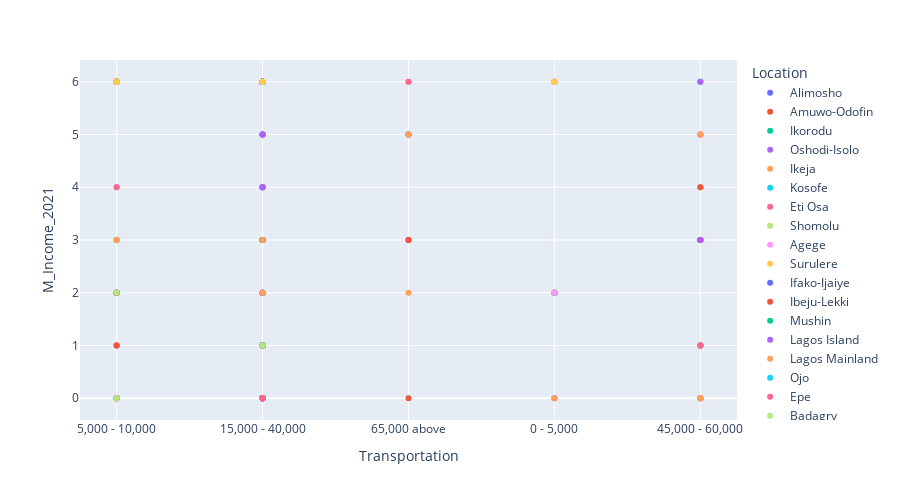

Notebook cell for this chart:
### Markdown cell above
Inference

Areas in Lagos State will be represented by three categories. The Higher Category ranging from 65,000 - 80,000, 65,000 - 90,000, and 95,000 above.  The medium Category ranging from 15,000 - 40,000 and 45,000 - 60,000, and the lower Category ranging from 0 - 5,000, and  5,000 - 10,000. 

Areas in Lagos with Higher monthly cost of Accommodation are; Lagos Island, Ikeja, Eti Osa, Surulere, Lagos Mainland, Ifako-ijaiye, and Mushin. 

Areas in Lagos state with Medium monthly cost of Accommodation are; Lagos Island, Lagos Mainland, Ibeju lekki, Apapa, Badagry, Ojo, and Epe.

While Areas in Lagos state with low monthly cost of Accommodation are; Ikorodu, Badagry, Amuuwo-odofin, Ifako-ijaiye, Mushin, Ajeromi-ifelodun and  Ikeja.

### Code cell
# plotting a scatter graph that shows the relationship between Monthly Transportation 
# and Monthly Income using year 2021.
px.scatter(cl_df, y="M_Income_2021", x="Transportation", color="Location", size_max=60, height=500,)

### Figure 1 — Plotly figure (JSON) as saved in the notebook; plotly's stock layout.template omitted (floating-point values rounded to 4 significant figures)
{"data": [{"hovertemplate": "Location=Alimosho<br>Transportation=%{x}<br>M_Income_2021=%{y}<extra></extra>", "legendgroup": "Alimosho", "marker": {"color": "#636efa", "symbol": "circle"}, "mode": "markers", "name": "Alimosho", "orientation": "v", "showlegend": true, "type": "scatter", "x": ["5,000 - 10,000", "15,000 - 40,000", "15,000 - 40,000", "15,000 - 40,000", "15,000 - 40,000", "15,000 - 40,000", "15,000 - 40,000", "5,000 - 10,000", "15,000 - 40,000", "5,000 - 10,000", "5,000 - 10,000"], "xaxis": "x", "y": [0, 6, 6, 0, 6, 6, 0, 2, 6, 0, 6], "yaxis": "y"}, {"hovertemplate": "Location=Amuwo-Odofin<br>Transportation=%{x}<br>M_Income_2021=%{y}<extra></extra>", "legendgroup": "Amuwo-Odofin", "marker": {"color": "#EF553B", "symbol": "circle"}, "mode": "markers", "name": "Amuwo-Odofin", "orientation": "v", "showlegend": true, "type": "scatter", "x": ["15,000 - 40,000", "15,000 - 40,000", "65,000 above", "15,000 - 40,000", "15,000 - 40,000", "0 - 5,000", "5,000 - 10,000", "15,000 - 40,000", "5,000 - 10,000", "5,000 - 10,000", "5,000 - 10,000", "5,000 - 10,000", "5,000 - 10,000", "0 - 5,000"], "xaxis": "x", "y": [6, 6, 5, 1, 0, 2, 2, 3, 2, 1, 6, 6, 6, 2], "yaxis": "y"}, {"hovertemplate": "Location=Ikorodu<br>Transportation=%{x}<br>M_Income_2021=%{y}<extra></extra>", "legendgroup": "Ikorodu", "marker": {"color": "#00cc96", "symbol": "circle"}, "mode": "markers", "name": "Ikorodu", "orientation": "v", "showlegend": true, "type": "scatter", "x": ["15,000 - 40,000", "65,000 above", "15,000 - 40,000", "15,000 - 40,000", "5,000 - 10,000", "15,000 - 40,000", "15,000 - 40,000", "15,000 - 40,000", "0 - 5,000", "15,000 - 40,000", "0 - 5,000", "0 - 5,000", "15,000 - 40,000", "0 - 5,000", "5,000 - 10,000", "45,000 - 60,000", "0 - 5,000", "5,000 - 10,000", "45,000 - 60,000", "5,000 - 10,000", "15,000 - 40,000", "0 - 5,000", "15,000 - 40,000", "0 - 5,000", "5,000 - 10,000"], "xaxis": "x", "y": [6, 5, 6, 3, 6, 4, 0, 6, 2, 5, 2, 2, 6, 2, 2, 3, 6, 3, 6, 2, 1, 2, 1, 2, 2], "yaxis": "y"}, {"hovertemplate": "Location=Oshodi-Isolo<br>Transportation=%{x}<br>M_Income_2021=%{y}<extra></extra>", "legendgroup": "Oshodi-Isolo", "marker": {"color": "#ab63fa", "symbol": "circle"}, "mode": "markers", "name": "Oshodi-Isolo", "orientation": "v", "showlegend": true, "type": "scatter", "x": ["15,000 - 40,000", "15,000 - 40,000", "15,000 - 40,000", "15,000 - 40,000", "45,000 - 60,000", "15,000 - 40,000", "5,000 - 10,000", "45,000 - 60,000", "15,000 - 40,000", "15,000 - 40,000"], "xaxis": "x", "y": [6, 2, 0, 6, 1, 6, 0, 4, 2, 2], "yaxis": "y"}, {"hovertemplate": "Location=Ikeja<br>Transportation=%{x}<br>M_Income_2021=%{y}<extra></extra>", "legendgroup": "Ikeja", "marker": {"color": "#FFA15A", "symbol": "circle"}, "mode": "markers", "name": "Ikeja", "orientation": "v", "showlegend": true, "type": "scatter", "x": ["15,000 - 40,000", "15,000 - 40,000", "15,000 - 40,000", "15,000 - 40,000", "65,000 above", "5,000 - 10,000", "5,000 - 10,000", "5,000 - 10,000", "15,000 - 40,000", "15,000 - 40,000", "5,000 - 10,000", "15,000 - 40,000", "45,000 - 60,000", "15,000 - 40,000", "15,000 - 40,000", "45,000 - 60,000", "45,000 - 60,000", "15,000 - 40,000", "65,000 above", "0 - 5,000", "45,000 - 60,000", "45,000 - 60,000", "15,000 - 40,000", "15,000 - 40,000", "0 - 5,000", "5,000 - 10,000", "15,000 - 40,000", "5,000 - 10,000", "65,000 above", "5,000 - 10,000", "15,000 - 40,000", "15,000 - 40,000", "15,000 - 40,000", "5,000 - 10,000", "5,000 - 10,000"], "xaxis": "x", "y": [5, 1, 6, 3, 5, 6, 2, 1, 0, 1, 2, 0, 4, 4, 0, 1, 5, 0, 6, 0, 3, 3, 4, 0, 2, 2, 0, 3, 3, 6, 0, 6, 0, 2, 6], "yaxis": "y"}, {"hovertemplate": "Location=Kosofe<br>Transportation=%{x}<br>M_Income_2021=%{y}<extra></extra>", "legendgroup": "Kosofe", "marker": {"color": "#19d3f3", "symbol": "circle"}, "mode": "markers", "name": "Kosofe", "orientation": "v", "showlegend": true, "type": "scatter", "x": ["15,000 - 40,000", "15,000 - 40,000", "15,000 - 40,000", "65,000 above", "15,000 - 40,000", "15,000 - 40,000", "15,000 - 40,000", "15,000 - 40,000", "15,000 - 40,000", "45,000 - 60,000", "15,000 - 40,000", "15,000 - 40,000", "15,000 - 40,000", "15,000 - 40,000", "65,000 above", "5,000 - 10,000", "15,000 - 40,000", "5,000 - 10,000", "5,000 - 10,000"], "xaxis": "x", "y": [0, 4, 1, 3, 1, 0, 6, 0, 6, 1, 3, 0, 0, 3, 5, 2, 6, 2, 0], "yaxis": "y"}, {"hovertemplate": "Location=Eti Osa<br>Transportation=%{x}<br>M_Income_2021=%{y}<extra></extra>", "legendgroup": "Eti Osa", "marker": {"color": "#FF6692", "symbol": "circle"}, "mode": "markers", "name": "Eti Osa", "orientation": "v", "showlegend": true, "type": "scatter", "x": ["45,000 - 60,000", "65,000 above", "5,000 - 10,000", "15,000 - 40,000", "15,000 - 40,000", "15,000 - 40,000", "5,000 - 10,000", "15,000 - 40,000", "45,000 - 60,000", "5,000 - 10,000", "15,000 - 40,000", "15,000 - 40,000", "15,000 - 40,000", "45,000 - 60,000", "5,000 - 10,000", "45,000 - 60,000", "15,000 - 40,000", "5,000 - 10,000", "45,000 - 60,000", "15,000 - 40,000", "15,000 - 40,000", "15,000 - 40,000", "15,000 - 40,000", "65,000 above", "15,000 - 40,000", "15,000 - 40,000", "15,000 - 40,000", "15,000 - 40,000", "15,000 - 40,000", "0 - 5,000"], "xaxis": "x", "y": [1, 3, 2, 0, 1, 4, 4, 6, 0, 4, 5, 6, 6, 5, 3, 5, 4, 1, 3, 6, 0, 1, 0, 6, 0, 6, 0, 6, 1, 6], "yaxis": "y"}, {"hovertemplate": "Location=Shomolu<br>Transportation=%{x}<br>M_Income_2021=%{y}<extra></extra>", "legendgroup": "Shomolu", "marker": {"color": "#B6E880", "symbol": "circle"}, "mode": "markers", "name": "Shomolu", "orientation": "v", "showlegend": true, "type": "scatter", "x": ["15,000 - 40,000", "15,000 - 40,000", "15,000 - 40,000", "15,000 - 40,000", "15,000 - 40,000", "0 - 5,000", "5,000 - 10,000", "5,000 - 10,000", "65,000 above", "5,000 - 10,000", "15,000 - 40,000", "0 - 5,000", "0 - 5,000"], "xaxis": "x", "y": [3, 4, 5, 2, 6, 2, 6, 2, 5, 2, 4, 2, 2], "yaxis": "y"}, {"hovertemplate": "Location=Agege<br>Transportation=%{x}<br>M_Income_2021=%{y}<extra></extra>", "legendgroup": "Agege", "marker": {"color": "#FF97FF", "symbol": "circle"}, "mode": "markers", "name": "Agege", "orientation": "v", "showlegend": true, "type": "scatter", "x": ["45,000 - 60,000", "15,000 - 40,000", "15,000 - 40,000", "5,000 - 10,000", "0 - 5,000", "5,000 - 10,000", "15,000 - 40,000", "0 - 5,000", "0 - 5,000", "0 - 5,000"], "xaxis": "x", "y": [0, 1, 2, 2, 6, 2, 2, 2, 2, 2], "yaxis": "y"}, {"hovertemplate": "Location=Surulere<br>Transportation=%{x}<br>M_Income_2021=%{y}<extra></extra>", "legendgroup": "Surulere", "marker": {"color": "#FECB52", "symbol": "circle"}, "mode": "markers", "name": "Surulere", "orientation": "v", "showlegend": true, "type": "scatter", "x": ["15,000 - 40,000", "15,000 - 40,000", "0 - 5,000", "15,000 - 40,000", "0 - 5,000", "15,000 - 40,000", "0 - 5,000", "15,000 - 40,000", "5,000 - 10,000", "45,000 - 60,000", "15,000 - 40,000", "15,000 - 40,000", "65,000 above", "15,000 - 40,000", "15,000 - 40,000", "15,000 - 40,000", "15,000 - 40,000", "45,000 - 60,000", "15,000 - 40,000", "15,000 - 40,000", "15,000 - 40,000", "15,000 - 40,000", "45,000 - 60,000", "15,000 - 40,000", "5,000 - 10,000", "0 - 5,000", "5,000 - 10,000", "5,000 - 10,000", "15,000 - 40,000", "15,000 - 40,000", "15,000 - 40,000"], "xaxis": "x", "y": [3, 1, 2, 0, 6, 2, 2, 6, 2, 3, 0, 3, 5, 3, 1, 3, 3, 4, 3, 1, 2, 6, 1, 4, 6, 6, 2, 2, 0, 0, 1], "yaxis": "y"}, {"hovertemplate": "Location=Ifako-Ijaiye<br>Transportation=%{x}<br>M_Income_2021=%{y}<extra></extra>", "legendgroup": "Ifako-Ijaiye", "marker": {"color": "#636efa", "symbol": "circle"}, "mode": "markers", "name": "Ifako-Ijaiye", "orientation": "v", "showlegend": true, "type": "scatter", "x": ["15,000 - 40,000", "15,000 - 40,000", "15,000 - 40,000", "15,000 - 40,000", "15,000 - 40,000", "15,000 - 40,000", "15,000 - 40,000", "5,000 - 10,000", "45,000 - 60,000", "15,000 - 40,000", "15,000 - 40,000", "5,000 - 10,000", "15,000 - 40,000", "5,000 - 10,000"], "xaxis": "x", "y": [6, 2, 0, 6, 1, 2, 2, 6, 3, 6, 1, 0, 0, 6], "yaxis": "y"}, {"hovertemplate": "Location=Ibeju-Lekki<br>Transportation=%{x}<br>M_Income_2021=%{y}<extra></extra>", "legendgroup": "Ibeju-Lekki", "marker": {"color": "#EF553B", "symbol": "circle"}, "mode": "markers", "name": "Ibeju-Lekki", "orientation": "v", "showlegend": true, "type": "scatter", "x": ["5,000 - 10,000", "65,000 above", "5,000 - 10,000", "15,000 - 40,000", "5,000 - 10,000", "15,000 - 40,000", "65,000 above", "5,000 - 10,000", "15,000 - 40,000", "45,000 - 60,000", "15,000 - 40,000", "45,000 - 60,000", "15,000 - 40,000", "45,000 - 60,000", "15,000 - 40,000"], "xaxis": "x", "y": [6, 0, 1, 3, 6, 1, 3, 0, 3, 1, 6, 3, 0, 4, 0], "yaxis": "y"}, {"hovertemplate": "Location=Mushin<br>Transportation=%{x}<br>M_Income_2021=%{y}<extra></extra>", "legendgroup": "Mushin", "marker": {"color": "#00cc96", "symbol": "circle"}, "mode": "markers", "name": "Mushin", "orientation": "v", "showlegend": true, "type": "scatter", "x": ["15,000 - 40,000", "15,000 - 40,000", "5,000 - 10,000", "5,000 - 10,000", "0 - 5,000", "5,000 - 10,000", "0 - 5,000"], "xaxis": "x", "y": [3, 0, 6, 2, 2, 6, 2], "yaxis": "y"}, {"hovertemplate": "Location=Lagos Island<br>Transportation=%{x}<br>M_Income_2021=%{y}<extra></extra>", "legendgroup": "Lagos Island", "marker": {"color": "#ab63fa", "symbol": "circle"}, "mode": "markers", "name": "Lagos Island", "orientation": "v", "showlegend": true, "type": "scatter", "x": ["15,000 - 40,000", "15,000 - 40,000", "15,000 - 40,000", "15,000 - 40,000", "5,000 - 10,000", "15,000 - 40,000", "5,000 - 10,000", "15,000 - 40,000", "5,000 - 10,000", "15,000 - 40,000", "5,000 - 10,000", "15,000 - 40,000", "45,000 - 60,000", "0 - 5,000", "45,000 - 60,000", "15,000 - 40,000", "65,000 above", "15,000 - 40,000", "15,000 - 40,000", "15,000 - 40,000", "15,000 - 40,000", "15,000 - 40,000", "15,000 - 40,000", "15,000 - 40,000", "15,000 - 40,000", "45,000 - 60,000", "15,000 - 40,000", "15,000 - 40,000", "45,000 - 60,000", "15,000 - 40,000", "15,000 - 40,000", "15,000 - 40,000", "0 - 5,000"], "xaxis": "x", "y": [1, 1, 1, 0, 6, 5, 2, 2, 0, 4, 6, 2, 0, 2, 6, 0, 5, 5, 5, 5, 6, 6, 0, 4, 2, 0, 6, 6, 3, 0, 6, 4, 0], "yaxis": "y"}, {"hovertemplate": "Location=Lagos Mainland<br>Transportation=%{x}<br>M_Income_2021=%{y}<extra></extra>", "legendgroup": "Lagos Mainland", "marker": {"color": "#FFA15A", "symbol": "circle"}, "mode": "markers", "name": "Lagos Mainland", "orientation": "v", "showlegend": true, "type": "scatter", "x": ["45,000 - 60,000", "45,000 - 60,000", "5,000 - 10,000", "5,000 - 10,000", "0 - 5,000", "15,000 - 40,000", "5,000 - 10,000", "15,000 - 40,000", "45,000 - 60,000", "65,000 above", "15,000 - 40,000", "5,000 - 10,000", "65,000 above", "15,000 - 40,000", "5,000 - 10,000", "15,000 - 40,000", "5,000 - 10,000", "0 - 5,000", "15,000 - 40,000", "5,000 - 10,000", "15,000 - 40,000", "15,000 - 40,000", "15,000 - 40,000"], "xaxis": "x", "y": [0, 0, 2, 0, 2, 1, 0, 2, 5, 2, 1, 2, 5, 3, 2, 2, 3, 0, 1, 6, 1, 0, 6], "yaxis": "y"}, {"hovertemplate": "Location=Ojo<br>Transportation=%{x}<br>M_Income_2021=%{y}<extra></extra>", "legendgroup": "Ojo", "marker": {"color": "#19d3f3", "symbol": "circle"}, "mode": "markers", "name": "Ojo", "orientation": "v", "showlegend": true, "type": "scatter", "x": ["15,000 - 40,000", "5,000 - 10,000", "15,000 - 40,000", "5,000 - 10,000"], "xaxis": "x", "y": [6, 2, 1, 2], "yaxis": "y"}, {"hovertemplate": "Location=Epe<br>Transportation=%{x}<br>M_Income_2021=%{y}<extra></extra>", "legendgroup": "Epe", "marker": {"color": "#FF6692", "symbol": "circle"}, "mode": "markers", "name": "Epe", "orientation": "v", "showlegend": true, "type": "scatter", "x": ["15,000 - 40,000", "5,000 - 10,000", "5,000 - 10,000", "5,000 - 10,000", "15,000 - 40,000", "45,000 - 60,000", "15,000 - 40,000", "15,000 - 40,000"], "xaxis": "x", "y": [0, 2, 2, 6, 0, 1, 0, 0], "yaxis": "y"}, {"hovertemplate": "Location=Badagry<br>Transportation=%{x}<br>M_Income_2021=%{y}<extra></extra>", "legendgroup": "Badagry", "marker": {"color": "#B6E880", "symbol": "circle"}, "mode": "markers", "name": "Badagry", "orientation": "v", "showlegend": true, "type": "scatter", "x": ["5,000 - 10,000", "5,000 - 10,000", "15,000 - 40,000", "15,000 - 40,000", "5,000 - 10,000", "15,000 - 40,000", "0 - 5,000"], "xaxis": "x", "y": [0, 2, 1, 6, 6, 6, 2], "yaxis": "y"}, {"hovertemplate": "Location=Ajeromi-Ifelodun<br>Transportation=%{x}<br>M_Income_2021=%{y}<extra></extra>", "legendgroup": "Ajeromi-Ifelodun", "marker": {"color": "#FF97FF", "symbol": "circle"}, "mode": "markers", "name": "Ajeromi-Ifelodun", "orientation": "v", "showlegend": true, "type": "scatter", "x": ["0 - 5,000"], "xaxis": "x", "y": [2], "yaxis": "y"}, {"hovertemplate": "Location=Apapa<br>Transportation=%{x}<br>M_Income_2021=%{y}<extra></extra>", "legendgroup": "Apapa", "marker": {"color": "#FECB52", "symbol": "circle"}, "mode": "markers", "name": "Apapa", "orientation": "v", "showlegend": true, "type": "scatter", "x": ["0 - 5,000", "5,000 - 10,000", "5,000 - 10,000", "15,000 - 40,000", "5,000 - 10,000"], "xaxis": "x", "y": [6, 6, 6, 6, 6], "yaxis": "y"}], "layout": {"height": 500, "legend": {"title": {"text": "Location"}, "tracegroupgap": 0}, "margin": {"t": 60}, "xaxis": {"anchor": "y", "domain": [0, 1], "title": {"text": "Transportation"}}, "yaxis": {"anchor": "x", "domain": [0, 1], "title": {"text": "M_Income_2021"}}}}
